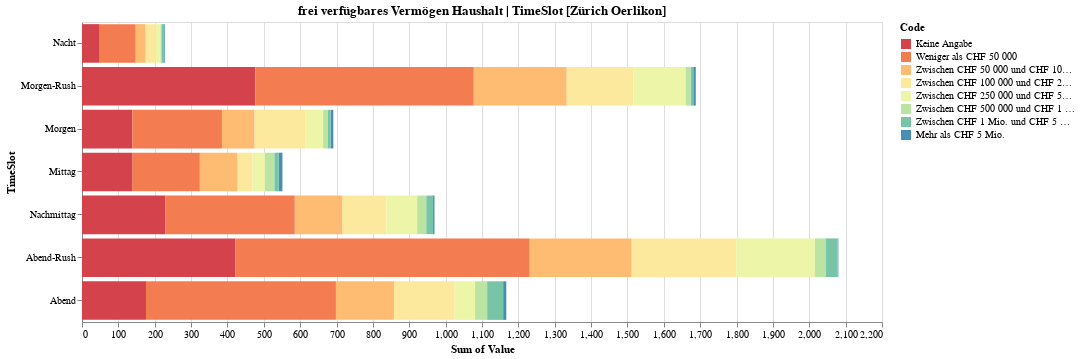

Write notebook code for a chart like this one.
### Code cell
plot_var_time_dist(
    data=ax_data_workdays,
    variable='md_hhverm',
    over="TimeSlot",
    station="Zürich Oerlikon",
    as_percent=False,
)

### Figure 1 — Vega-Lite specification as saved in the notebook (floating-point values rounded to 4 significant figures; data arrays with more than 128 entries replaced by an {"elided": "..."} marker saying what was removed)
{"$schema": "https://vega.github.io/schema/vega-lite/v3.4.0.json", "config": {"mark": {"tooltip": null}, "view": {"height": 300, "width": 800}}, "data": {"name": "data-1863420d680089794da56f78e9729400"}, "datasets": {"data-1863420d680089794da56f78e9729400": {"elided": "4265 records"}}, "encoding": {"color": {"field": "Code", "scale": {"scheme": "spectral"}, "sort": ["Keine Angabe", "Weniger als CHF 50 000", "Zwischen CHF 50 000 und CHF 100 000", "Zwischen CHF 100 000 und CHF 250 000", "Zwischen CHF 250 000 und CHF 500 000", "Zwischen CHF 500 000 und CHF 1 Mio.", "Zwischen CHF 1 Mio. und CHF 5 Mio.", "Mehr als CHF 5 Mio."], "type": "nominal"}, "order": {"field": "Code_order", "type": "quantitative"}, "x": {"aggregate": "sum", "field": "Value", "type": "quantitative"}, "y": {"field": "TimeSlot", "sort": ["Nacht", "Morgen-Rush", "Morgen", "Mittag", "Nachmittag", "Abend-Rush", "Abend"], "type": "nominal"}}, "mark": "bar", "title": "frei verfügbares Vermögen Haushalt | TimeSlot [Zürich Oerlikon]"}
